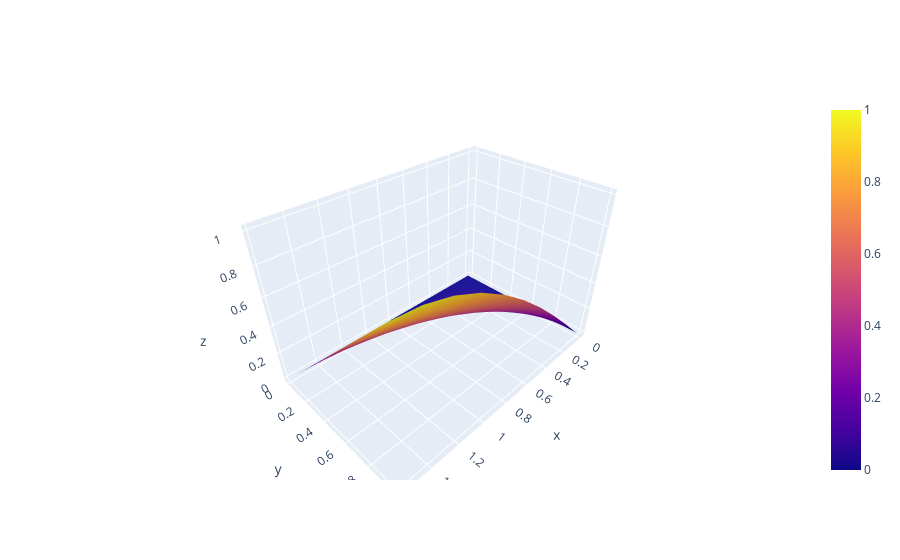

Here is the notebook cell this chart was saved with:
### Markdown cell above
Моя поверхность

### Code cell
fig = go.Figure(data=[go.Surface(z=UU, x=X, y=Y)])
fig.show()
